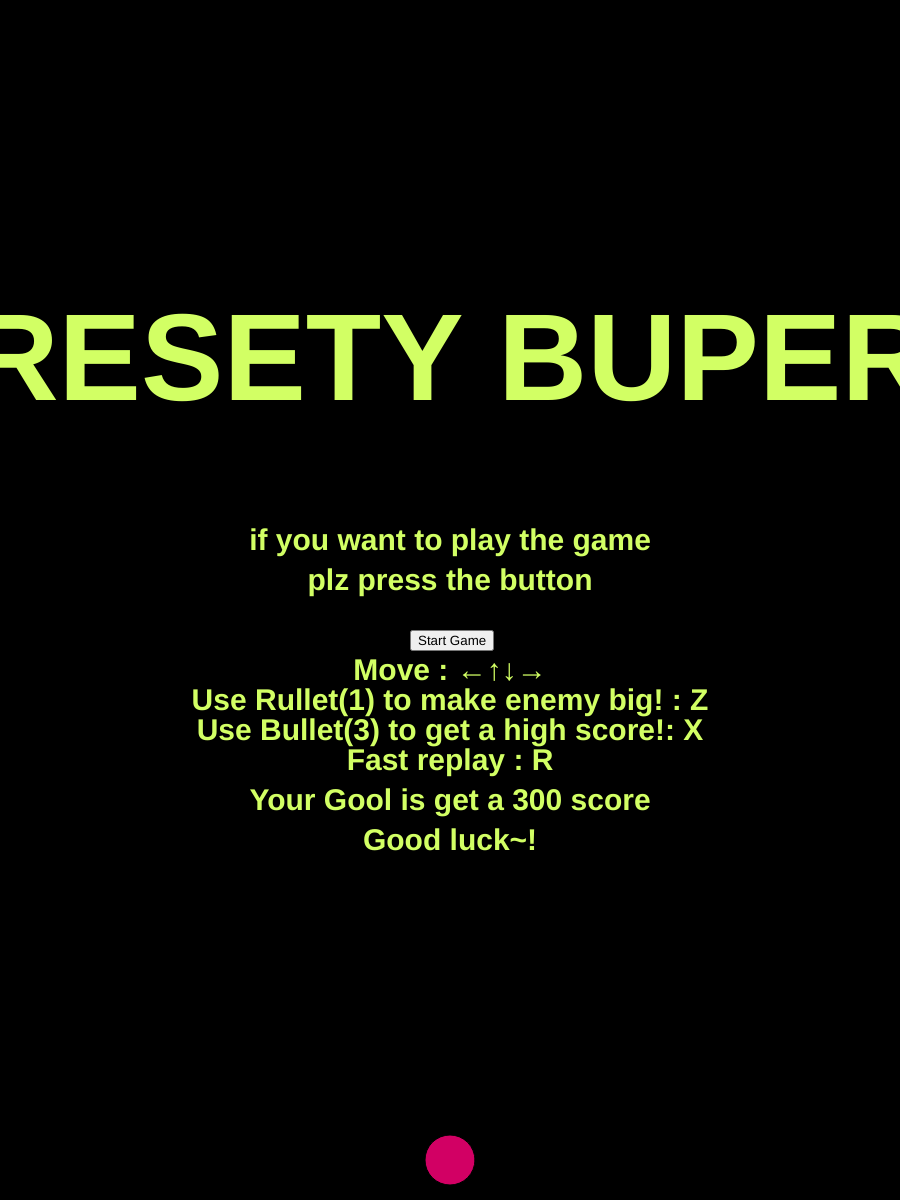
Frame 1 (no input)
Frame 60 (no input): identical to frame 1, image omitted
Frame 120 (the mouse pressed at the canvas centre since frame 60): identical to frame 1, image omitted

The p5.js sketch that drew this single still picture (run headless with seeded random() and noise() and a simulated clock; from frame 60 on, the mouse is pressed at the canvas centre):

// p5.js sketch
// ── sketch.js
let 
x = 0, y = 0,
x1 = 0, y1 = 0,
d = 50;
//bullet
let bullet1 = [];
let bullet1check = [];
let bullet1Num = 100;
//elzup
let bullet2 = [];
let bullet2check = [];
let bullet2Num = 100;
//enemy
let enemy1 = [];
let enemyNum1 = 5;
let enemy2 = [];
let enemyNum2 = 5;
let enemy3 = [];
let enemyNum3 = 5;
let enemy4 = [];
let enemyNum4 = 5;

let USERHP = 15;
let SCORE = 0;
let playcheck = 0;

let button;

function setup() {
  button = createButton('Start Game');
  background(0);
  createCanvas(900, 1200);

  x = width/2;
  y = height-40;
  for(let i = 0; i < bullet1Num; i++)
  {
    bullet1[i] = new Circle();
    bullet1check[i] = 0;
  }
  for(let i = 0; i < (bullet2Num); i++)
  {
    bullet2[i] = new Circle2();
    bullet2check[i] = 0;
  }
  for (let i = 0; i < enemyNum1; i++)
  {
    enemy1[i] = new Enemy1();
  }
  for (let i = 0; i < enemyNum2; i++)
  {
    enemy2[i] = new Enemy2();
  }
  for (let i = 0; i < enemyNum3; i++)
  {
    enemy3[i] = new Enemy3();
  }
  for (let i = 0; i < enemyNum4; i++)
  {
    enemy4[i] = new Enemy4();
  }
}

function draw() 
{
  background(0,0,28);
  print(USERHP);
  spaceship();
  enemyCheck1();
  enemyCheck2();
  enemyCheck3();
  enemyCheck4();
  // enemyBCheck();
  move();
  bullet1Check();
  bullet2Check();
  colliMeEnemy();
  colliBulletEnemy();
  colliBullet2Enemy();
  textPrint();
  EndOfGame();
}
//user action
function move()
{
  if (keyIsDown(LEFT_ARROW)) {
    x -= 5;
  } 
  if (keyIsDown(RIGHT_ARROW)) {
    x += 5;
  } 
  if (keyIsDown(UP_ARROW)) {
      y -= 5;
  } 
  if (keyIsDown(DOWN_ARROW)) {
      y += 5;
  }
}
function bullet1Check() {
  for(let i = 0; i < bullet1Num; i++)
  { 
    bullet1[i].display();
    bullet1[i].move();
  }
  for(let i = 0; i < bullet1Num; i++)
  { 
    if(bullet1[i].y <0)
    {
      bullet1check[i] = 0;
    }
  }
}
function bullet2Check() {
  for(let i = 0; i < (bullet2Num); i++)
  { 
    bullet2[i].display();
    bullet2[i].move();
  }
  for(let i = 0; i < (bullet2Num); i++)
  {
    if(bullet2[i].y<0)
    {
      bullet2check[i] = 0;
    }
  }
}
function keyPressed()
{
  if(key == 'z')
  {
    for(let i = 0; i < bullet1Num; i++)
    {
      if(bullet1check[i] == 0)
      {
        bullet1[i].x = x;
        bullet1[i].y = y;
        bullet1check[i] = 1;
        break;
      }
    }
  }
  else if(key == 'x')
  {
    for(let i = 0; i < bullet2Num; i++)
    {
      if(bullet2check[i] == 0)
      {
        bullet2[i].x = x;
        bullet2[i].y = y;
        bullet2check[i] = 1;
        break;
      }
    }
  }
  else if(key == 'r')
  {
    reset();
  }
}
function textPrint()
{
  push();
  fill(255,255,0);
  rect(0,0,width,30);
  fill(0);
  text("SCORE : "+SCORE, 10, 20);
  text("HP : "+USERHP, width-50, 20);
  pop();
}

//enemy state
function enemyCheck1()
{
  let i = 0;
  while(i<enemyNum1)
  {
    enemy1[i].display();
    enemy1[i].move();
    i++;
  }
  for(let i = 0; i<enemyNum1; i++)
  { 
    if(enemy1[i].y > height)
    {
      enemy1[i].reset();
    }
  }
}
function enemyCheck2()
{
  let i = 0;
  while(i<enemyNum2)
  {
    enemy2[i].display();
    enemy2[i].move();
    i++;
  }
  for(let i = 0; i<enemyNum2; i++)
  {
    if(enemy2[i].y > height)
    {
      enemy2[i].reset();
    }
  }
}
function enemyCheck3()
{
  let i = 0;
  while(i<enemyNum3)
  {
    enemy3[i].display();
    enemy3[i].move();
    i++;
  }
  for(let i = 0; i<enemyNum3; i++)
  {
    if(enemy3[i].y > height)
    {
      enemy3[i].reset();
    }
  }
}
function enemyCheck4()
{
  let i = 0;
  while(i<enemyNum4)
  {
    enemy4[i].display();
    enemy4[i].move();
  i++;
  }
  for(let i = 0; i<enemyNum4; i++)
{
  if(enemy4[i].y > height)
  {
    enemy4[i].reset();
  }
} 
}
function colliBulletEnemy()
{
  for(let i = 0; i<enemyNum1; i++)
  { 
    for(let j = 0; j<bullet1Num; j++)
    {
      let dis = 100;
      if(bullet1check[j] == 1) 
      {
        dis = dist(bullet1[j].x, bullet1[j].y, enemy1[i].x, enemy1[i].y);
      }
      if(dis<enemy1[i].d/2)
      {
        print(dis);
        enemy1[i].return();
        enemy1[i].velocity=0;
        SCORE+=1;
        bullet1check[j]=0;
        bullet1[j].reset();
      }
    }
  }
  for(let i = 0; i<enemyNum2; i++)
  { 
    for(let j = 0; j<bullet1Num; j++)
    {
      let dis = 100;
      if(bullet1check[j] == 1) 
      {
        dis = dist(bullet1[j].x, bullet1[j].y, enemy2[i].x, enemy2[i].y);
      }
      if(dis<enemy2[i].d/2)
      {
        print(dis);
        enemy2[i].return();
        enemy2[i].velocity=0;
        SCORE+=1;
        bullet1check[j]=0;
        bullet1[j].reset();
      }
    }
  }
  for(let i = 0; i<enemyNum3; i++)
  { 
    for(let j = 0; j<bullet1Num; j++)
    {
      let dis = 100;
      if(bullet1check[j] == 1) 
      {
        dis = dist(bullet1[j].x, bullet1[j].y, enemy3[i].x, enemy3[i].y);
      }
      if(dis<enemy3[i].d/2)
      {
        print(dis);
        enemy3[i].return();
        enemy3[i].velocity=0;
        SCORE+=1;
        bullet1check[j]=0;
        bullet1[j].reset();
      }
    }
  }
  for(let i = 0; i<enemyNum4; i++)
  { 
    for(let j = 0; j<bullet1Num; j++)
    {
      let dis = 100;
      if(bullet1check[j] == 1) 
      {
        dis = dist(bullet1[j].x, bullet1[j].y, enemy4[i].x, enemy4[i].y);
      }
      if(dis<enemy4[i].d/2)
      {
        print(dis);
        enemy4[i].return();
        enemy4[i].velocity=0;
        SCORE+=1;
        bullet1check[j]=0;
        bullet1[j].reset();
      }
    }
  }
}

function colliBullet2Enemy()
{
  for(let i = 0; i< enemyNum1; i++)
  { 
    for(let j = 0; j<bullet2Num; j++)
    {
      let dis = 100;
      if(bullet2check[j] == 1) 
      {
        dis = dist(bullet2[j].x, bullet2[j].y, enemy1[i].x, enemy1[i].y);
      }
      if(dis<enemy1[i].d/2)
      {
        print(dis);
        enemy1[i].reset();
        enemy1[i].y = -10;
        bullet2check[j]=0;
        bullet2[j].reset();
        SCORE+=3;
      }
    }
  }
  for(let i = 0; i< enemyNum2; i++)
  { 
    for(let j = 0; j<(bullet2Num); j++)
    {
      let dis = 100;
      if(bullet2check[j] == 1) 
      {
        dis = dist(bullet2[j].x, bullet2[j].y, enemy2[i].x, enemy2[i].y);
      }
      if((dis<enemy2[i].d)/2)
      {
        print(dis);
        enemy2[i].reset();
        enemy2[i].y = -10;
        bullet2check[j]=0;
        bullet2[j].reset();
        SCORE+=3;
      }
    }
  }
  for(let i = 0; i<enemyNum3; i++)
  { 
    for(let j = 0; j<(bullet2Num); j++)
    {
      let dis = 100;
      if(bullet2check[j] == 1) 
      {
        dis = dist(bullet2[j].x, bullet2[j].y, enemy3[i].x, enemy3[i].y);
      }
      if((dis<enemy3[i].d)/2)
      {
        print(dis);
        enemy3[i].reset();
        enemy3[i].y = -10;
        bullet2check[j]=0;
        bullet2[j].reset();
        SCORE+=3;
      }
    }
  }
  for(let i = 0; i<enemyNum4; i++)
  { 
    for(let j = 0; j<(bullet2Num); j++)
    {
      let dis = 100;
      if(bullet2check[j] == 1) 
      {
        dis = dist(bullet2[j].x, bullet2[j].y, enemy4[i].x, enemy4[i].y);
      }
      if((dis<enemy4[i].d)/2)
      {
        print(dis);
        enemy4[i].reset();
        enemy4[i].y = -10;
        bullet2check[j]=0;
        bullet2[j].reset();
        SCORE+=3;
      }
    }
  }
}

function colliMeEnemy()
{
  for(let i = 0; i<enemyNum1; i++)
  { 
    let dis = 100;
    dis = dist(x, y, enemy1[i].x, enemy1[i].y);
    if(dis<d/2)
    {
      print(dis);
      fill(220,20,60);
      USERHP--;
    }    
  }
  for(let i = 0; i<enemyNum2; i++)
  { 
    let dis = 100;
    dis = dist(x, y, enemy2[i].x, enemy2[i].y);
    if(dis<d/2)
    {
      print(dis);
      fill(220,20,60);
      USERHP--;
    }    
  }
  for(let i = 0; i<enemyNum3; i++)
  { 
    let dis = 100;
    dis = dist(x, y, enemy3[i].x, enemy3[i].y);
    if(dis<d/2)
    {
      print(dis);
      fill(220,20,60);
      USERHP--;
    }    
  }
  for(let i = 0; i<enemyNum4; i++)
  { 
    let dis = 100;
    dis = dist(x, y, enemy4[i].x, enemy4[i].y);
    if(dis<d/2)
    {
      print(dis);
      fill(220,20,60);
      USERHP--;
    }    
  }
}

function reset()
{
  playcheck++;
  button.hide();
  USERHP = 10;
  SCORE = 0;
  x=width/2;
  y=height-40;

  bullet1 = [];
  bullet1check = [];
  bullet2 = [];
  bullet2check = [];
  
  enemy1 = [];
  enemy2 = [];
  enemy3 = [];
  enemy4 = [];

  for(let i = 0; i<bullet1Num; i++)
  {
    bullet1[i] = new Circle();
    bullet1check[i] = 0;
  }
  for(let i = 0; i < (bullet2Num); i++)
  {
    bullet2[i] = new Circle2();
    bullet2check[i] = 0;
  }
  for(let i = 0; i<enemyNum1; i++)
  {
    enemy1[i] = new Enemy1();
  }
    for (let i = 0; i < enemyNum2; i++)
  {
    enemy2[i] = new Enemy2();
  }
  for (let i = 0; i < enemyNum3; i++)
  {
    enemy3[i] = new Enemy3();
  }
  for (let i = 0; i < enemyNum4; i++)
  {  
    enemy4[i] = new Enemy4();
  }
}

function EndOfGame()
{
  if(USERHP<=0)
  {
    push();
    background(0);
    fill(255);
    textAlign(CENTER);
    textStyle(BOLD);
    textSize(width / 10);
    text("GAME OVER", width/2, height/2);
    textSize(width / 30);
    text("if you want to play the game once again, plz press R", width/2, height/2+20);
    pop();
  }  
  if(playcheck==0)
  {
    push();
    background(0);
    fill(210, 0, 100);
    ellipse(x, y, 50)
    fill(210, 255, 100);
    textAlign(CENTER);
    textStyle(BOLD);
    textSize((width/7)-5, height);
    text("RESETY BUPER", width/2, height/2-200);
    textSize(width / 30);
    text("if you want to play the game", width/2, height/2-50);
    text("plz press the button", width/2, height/2-10);
    text("Move : ←↑↓→", width/2, height/2+80);
    text("Use Rullet(1) to make enemy big! : Z", width/2, height/2+110);
    text("Use Bullet(3) to get a high score!: X", width/2, height/2+140);
    text("Fast replay : R", width/2, height/2+170);
    text("Your Gool is get a 300 score", width/2, height/2+210);
    text("Good luck~!", width/2, height/2+250);
    pop();
    button.center();
    button.position(width/2-40, height/2+30);
    button.mousePressed(reset);
  }  
  if(SCORE>=300)
  {
    push();
    background(0);
    color(255,255,0);
    textAlign(CENTER);
    textStyle(BOLD);
    textSize(width / 10);
    text("CLEAR!", width/2, height/2);
    textSize(width / 30);
    text("if you want to play the game once again, plz press R", width/2, height/2+20);
    pop();
  }  
}
// ── Enemy1.js
class Enemy1
{
    constructor()
    {
        this.c = color(255, 0, 0);
        this.d = 50;
        this.x = random(0+this.d/2, width-this.d/2);
        this.y = 30+this.d/1.5;
        this.rand = int(random(2));
        if(this.rand == 0) { this.velocityX = random(0,2); } 
        else if(this.rand == 1) { this.velocityX = -random(0,2); }
        this.velocityY = random(0, 2);
    }
    display(arg1 = this.c, arg2 = this.d)
    {
        //enemy
        push();
        fill(arg1);
        ellipseMode(CENTER);
        ellipse(this.x, this.y, arg2, arg2);
        pop();
    }
    reset()
    {
        this.c = color(255, 10, 10);
        this.d = 50;
        this.x = random(0, width);
        this.y = 0+this.d;
        this.rand = int(1, 2);
        if (this.rand == 1) { this.velocityX = random(0, 2); }
        else if (this.rand == 2) { this.velocityX = -random(0, 2); }
        this.velocityY = random(0,2);
    }
    return()
    {
        this.c = color(255, 0, 0);
        this.d = 90;
        this.x1 = random(0, width);
        this.y1 = 0+this.d;
        this.rand = int(random(2));
        if(this.rand == 0) { this.velocityX = 1; } 
        else if(this.rand == 1) { this.velocityX = -1; }
        this.velocityY = random(0, 2);
    }
    move()
    {
        this.x += this.velocityX;
        this.y += this.velocityY;
        if(this.x > width - (this.d/2) || this.x < 0 + (this.d/2)) { this.velocityX *= -1; }
    }
}

// ── Enemy2.js
class Enemy2
{
    constructor()
    {
        this.c = color(0, 255, 0);
        this.d = 50;
        this.x = random(0+this.d/2, width-this.d/2);
        this.y = 30+this.d/1.5;
        this.rand = int(random(2));
        if(this.rand == 0) { this.velocityX = random(0,2); } 
        else if(this.rand == 1) { this.velocityX = -random(0,2); } 
        this.velocityY = random(0, 2);
    }
    display(arg1 = this.c, arg2 = this.d)
    {
        //enemy
        push();
        fill(arg1);
        ellipseMode(CENTER);
        ellipse(this.x, this.y, arg2, arg2);
        pop();
    }
    reset()
    {
        this.c = color(10, 255, 10);
        this.d = 50;
        this.x = random(0, width);
        this.y = 0+this.d;
        this.rand = int(1, 2);
        if (this.rand == 1) { this.velocityX = random(0, 2); }
        else if (this.rand == 2) { this.velocityX = -random(0, 2); }
        this.velocityY = random(0,2);
    }
    return()
    {
        this.c = color(0, 255, 0);
        this.d = 90;
        this.x1 = random(0, width);
        this.y1 = 0+this.d;
        this.rand = int(random(2));
        if(this.rand == 0) { this.velocityX = 1; } 
        else if(this.rand == 1) { this.velocityX = 1; }
        this.velocityY = random(0, 2);
    }
    move()
    {
        this.x += this.velocityX;
        this.y += this.velocityY;
        if(this.x > width - (this.d/2) || this.x < 0 + (this.d/2)) { this.velocityX *= -1; }
    }
}
// ── Enemy3.js
class Enemy3
{
    constructor()
    {
        this.c = color(0, 0, 255);
        this.d = 50;
        this.x = random(0+this.d/2, width-this.d/2);
        this.y = 30+this.d/1.5;
        this.rand = int(random(2));
        if(this.rand == 0) { this.velocityX = random(0,2); } 
        else if(this.rand == 1) { this.velocityX = -random(0,2); } 
        this.velocityY = random(0, 2);
    }
    display(arg1 = this.c, arg2 = this.d)
    {
        //enemy
        push();
        fill(arg1);
        ellipseMode(CENTER);
        ellipse(this.x, this.y, arg2, arg2);
        pop();
    }
    reset()
    {
        this.c = color(10, 10, 255);
        this.d = 50
        this.x = random(0, width);
        this.y = 0+this.d;
        this.rand = int(1, 2);
        if (this.rand == 1) { this.velocityX = random(0, 2); }
        else if (this.rand == 2) { this.velocityX = -random(0, 2); }
        this.velocityY = random(0,2);
    }
    return()
    {
        this.c = color(0, 0, 255);
        this.d = 90;
        this.x1 = random(0, width);
        this.y1 = 0+this.d;
        this.rand = int(random(2));
        if(this.rand == 0) { this.velocityX = 1; } 
        else if(this.rand == 1) { this.velocityX = -1; }
        this.velocityY = random(0, 2);
    }
    move()
    {
        this.x += this.velocityX;
        this.y += this.velocityY;
        if(this.x > width - (this.d/2) || this.x < 0 + (this.d/2)) { this.velocityX *= -1; }
    }
}
// ── Enemy4.js
class Enemy4
{
    constructor()
    {
        this.c = color(255, 255, 0);
        this.d = 50;
        this.x = random(0+this.d/2, width-this.d/2);
        this.y = 30+this.d/1.5;
        this.rand = int(random(2));
        if(this.rand == 0) { this.velocityX = random(0,2); } 
        else if(this.rand == 1) { this.velocityX = -random(0,2); } 
        this.velocityY = random(0, 2);
    }
    display(arg1 = this.c, arg2 = this.d)
    {
        //enemy
        push();
        fill(arg1);
        ellipseMode(CENTER);
        ellipse(this.x, this.y, arg2, arg2);
        pop();
    }
    reset()
    {
        this.c = color(255, 255, 10);
        this.d = 50;
        this.x = random(0, width);
        this.y = 0+this.d;
        this.rand = int(1, 2);
        if (this.rand == 1) { this.velocityX = random(0, 2); }
        else if (this.rand == 2) { this.velocityX = -random(0, 2); }
        this.velocityY = random(0,2);
    }
    return()
    {
        this.c = color(255, 255, 0);
        this.d = 90;
        this.x1 = random(0, width);
        this.y1 = 0+this.d;
        this.rand = int(random(2));
        if(this.rand == 0) { this.velocityX = 1; } 
        else if(this.rand == 1) { this.velocityX = -1; }
        this.velocityY = random(0, 2);
    }
    move()
    {
        this.x += this.velocityX;
        this.y += this.velocityY;
        if(this.x > width - (this.d/2) || this.x < 0 + (this.d/2)) { this.velocityX *= -1; }
    }
}
// ── EnemyB1.js
class EnemyB1
{
    constructor()
    {
        this.c = color(255, 0, 0);
        this.d = 80;
        this.x = random(0+this.d/2, width-this.d);
        this.y = 50 + this.d/2;
        this.rand = int(random(2));
        if (this.rand == 0) { this.velocityX = random(0, 2); }
        else if (this.rand == 1) { this.velocityX = -random(0, 2); }
        this.velocityY = random(0, 2);
    }
    display(arg1 = this.c, arg2 = this.d)
    {
        push();
        fill(arg1);
        ellipseMode(CENTER);
        ellipse(this.x, this.y, arg2, arg2);
        pop();
    }
    reset()
    {
        this.c = color(255, 0, 0);
        this.x = random(0, width);
        this.y = 0 + this.d/2;
        this.rand = int(random(2));
        if (this.rand == 0) { this.velocityX = random(0, 2); }
        else if (this.rand == 1) { this.velocityX = -random(0, 2); }
        this.velocityY = random(0,2);
    }
    move()
    {
        this.x += this.velocityX;
        this.y += this.velocityY;
        if(this.x > width - (this.d/2) || this.x < 0 + (this.d/2)) { this.velocityX *= -1; }
    }
    remove()
    {
        this.remove = noLoop();
    }
    ready()
    {
        this.ready = loop();
    }
}
// ── EnemyB2.js
class EnemyB2
{
    constructor()
    {
        this.c = color(0, 255, 0);
        this.d = 80;
        this.x = random(0+this.d/2, width-this.d);
        this.y = 50 + this.d/2;
        this.rand = int(random(2));
        if (this.rand == 0) { this.velocityX = random(0, 2); }
        else if (this.rand == 1) { this.velocityX = -random(0, 2); }
        this.velocityY = random(0, 2);
    }
    display(arg1 = this.c, arg2 = this.d)
    {
        push();
        fill(arg1);
        ellipseMode(CENTER);
        ellipse(this.x, this.y, arg2, arg2);
        pop();
    }
    reset()
    {
        this.c = color(0, 255, 0);
        this.x = random(0, width);
        this.y = 0 + this.d/2;
        this.rand = int(random(2));
        if (this.rand == 0) { this.velocityX = random(0, 2); }
        else if (this.rand == 1) { this.velocityX = -random(0, 2); }
        this.velocityY = random(0,2);
    }
    move()
    {
        this.x += this.velocityX;
        this.y += this.velocityY;
        if(this.x > width - (this.d/2) || this.x < 0 + (this.d/2)) { this.velocityX *= -1; }
    }
}
// ── EnemyB3.js
class EnemyB3
{
    constructor()
    {
        this.c = color(0, 0, 255);
        this.d = 80;
        this.x = random(0+this.d/2, width-this.d);
        this.y = 50 + this.d/2;
        this.rand = int(random(2));
        if (this.rand == 0) { this.velocityX = random(0, 2); }
        else if (this.rand == 1) { this.velocityX = -random(0, 2); }
        this.velocityY = random(0, 2);
    }
    display(arg1 = this.c, arg2 = this.d)
    {
        push();
        fill(arg1);
        ellipseMode(CENTER);
        ellipse(this.x, this.y, arg2, arg2);
        pop();
    }
    reset()
    {
        this.c = color(0, 0, 255);
        this.x = random(0, width);
        this.y = 0 + this.d/2;
        this.rand = int(random(2));
        if (this.rand == 0) { this.velocityX = random(0, 2); }
        else if (this.rand == 1) { this.velocityX = -random(0, 2); }
        this.velocityY = random(0,2);
    }
    move()
    {
        this.x += this.velocityX;
        this.y += this.velocityY;
        if(this.x > width - (this.d/2) || this.x < 0 + (this.d/2)) { this.velocityX *= -1; }
    }
}
// ── EnemyB4.js
class EnemyB4
{
    constructor()
    {
        this.c = color(255, 255, 0);
        this.d = 80;
        this.x = random(0+this.d/2, width-this.d);
        this.y = 50 + this.d/2;
        this.rand = int(random(2));
        if (this.rand == 0) { this.velocityX = random(0, 2); }
        else if (this.rand == 1) { this.velocityX = -random(0, 2); }
        this.velocityY = random(0, 2);
    }
    display(arg1 = this.c, arg2 = this.d)
    {
        push();
        fill(arg1);
        ellipseMode(CENTER);
        ellipse(this.x, this.y, arg2, arg2);
        pop();
    }
    reset()
    {
        this.c = color(255, 255, 0);
        this.x = random(0, width);
        this.y = 0 + this.d/2;
        this.rand = int(random(2));
        if (this.rand == 0) { this.velocityX = random(0, 2); }
        else if (this.rand == 1) { this.velocityX = -random(0, 2); }
        this.velocityY = random(0,2);
    }
    move()
    {
        this.x += this.velocityX;
        this.y += this.velocityY;
        if(this.x > width - (this.d/2) || this.x < 0 + (this.d/2)) { this.velocityX *= -1; }
    }
}
// ── bullet.js
class Circle {
    constructor() {
        this.c = color(255, 100, 100);
        this.x = -10;
        this.y = -10;
        this.d = 30;
        this.velocity = 30;
    }
    display(arg1 = this.c, arg2 = this.d) 
    {
        push();
        fill(arg1);
        ellipse(this.x, this.y, arg2, arg2);
        pop();
    }
    move() 
    {
        this.y -= this.velocity;
    }
    reset()
    {
        this.x = -10;
        this.y = -10;
    }
}
// ── bullet2.js
class Circle2 {
    constructor() {
        this.c = color(100, 100, 250);
        this.x1 = -10;
        this.y1 = -10;
        this.d = 5;
        this.velocity = 200;
    }
    display(arg1 = this.c, arg2 = this.d) {
        push();
        fill(arg1);
        ellipse(this.x, this.y, arg2, arg2);
        strokeWeight(10);
        stroke(0,0,255);
        line(x, width, x, width)
        pop();
    }
    move() 
    {
        this.y -= this.velocity;
    }
    reset()
    {
        this.x = -10;
        this.y = -10;
    }
}
// ── spaceship.js
function spaceship()
{
    push();
    fill(0,0,100)
    beginShape();
    vertex(x-30, y-25);
    vertex(x-50, y-80);
    vertex(x-50, y+30);
    vertex(x-30, y+25);
    endShape();
    beginShape();
    vertex(x-15, y-60);
    vertex(x-30, y-25);
    vertex(x-30, y+25);
    vertex(x-5, y+40);
    endShape();
    beginShape();
    vertex(x+30, y-25);
    vertex(x+50, y-80);
    vertex(x+50, y+30);
    vertex(x+30, y+25);
    endShape();
    beginShape();
    vertex(x+15, y-60);
    vertex(x+30, y-25);
    vertex(x+30, y+25);
    vertex(x+5, y+40);
    endShape();
    fill(238,130,238);
    circle(x,y,d);
    fill(255, 200, 0);
    quad(x+5, y-60, x+25, y, x-25, y, x-5, y-60);
    noFill();
    fill(255,182,193)
    ellipse(x, y, d+5, d+5);
    noFill();
    pop();
}
